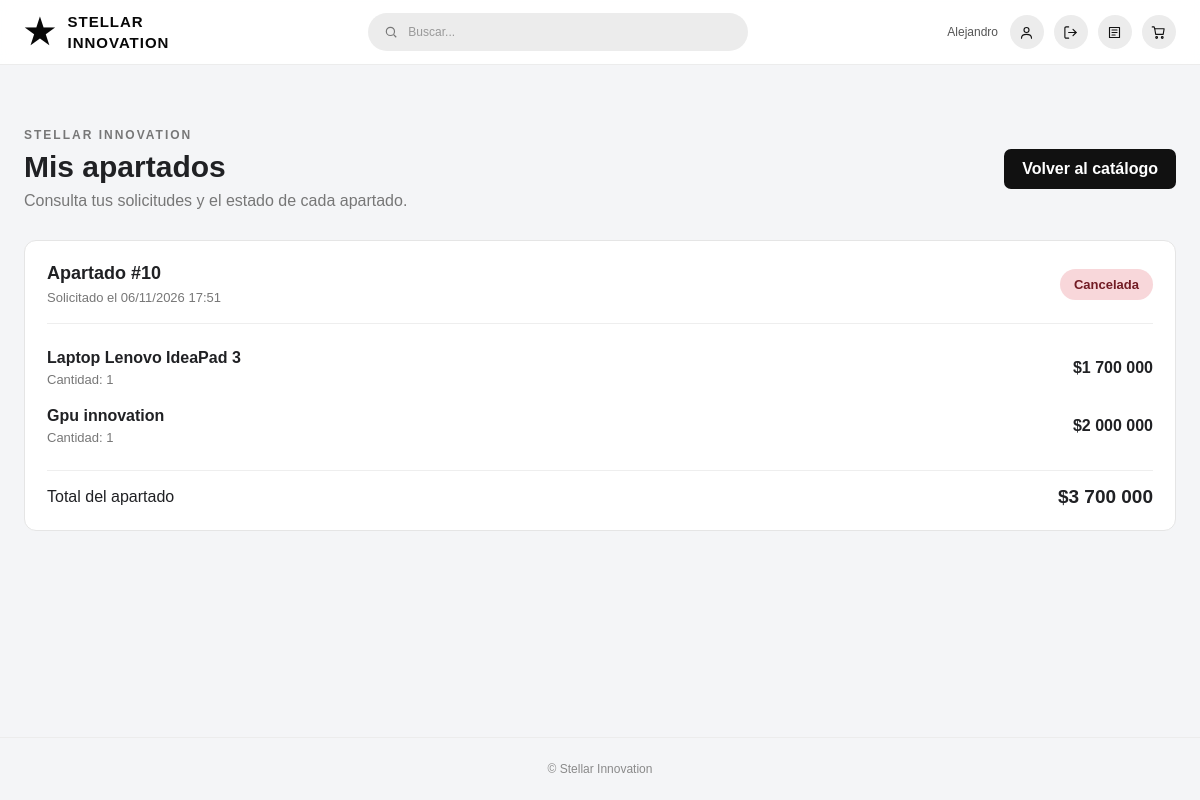
The app's page /mis-apartados/ (signed in), older data.
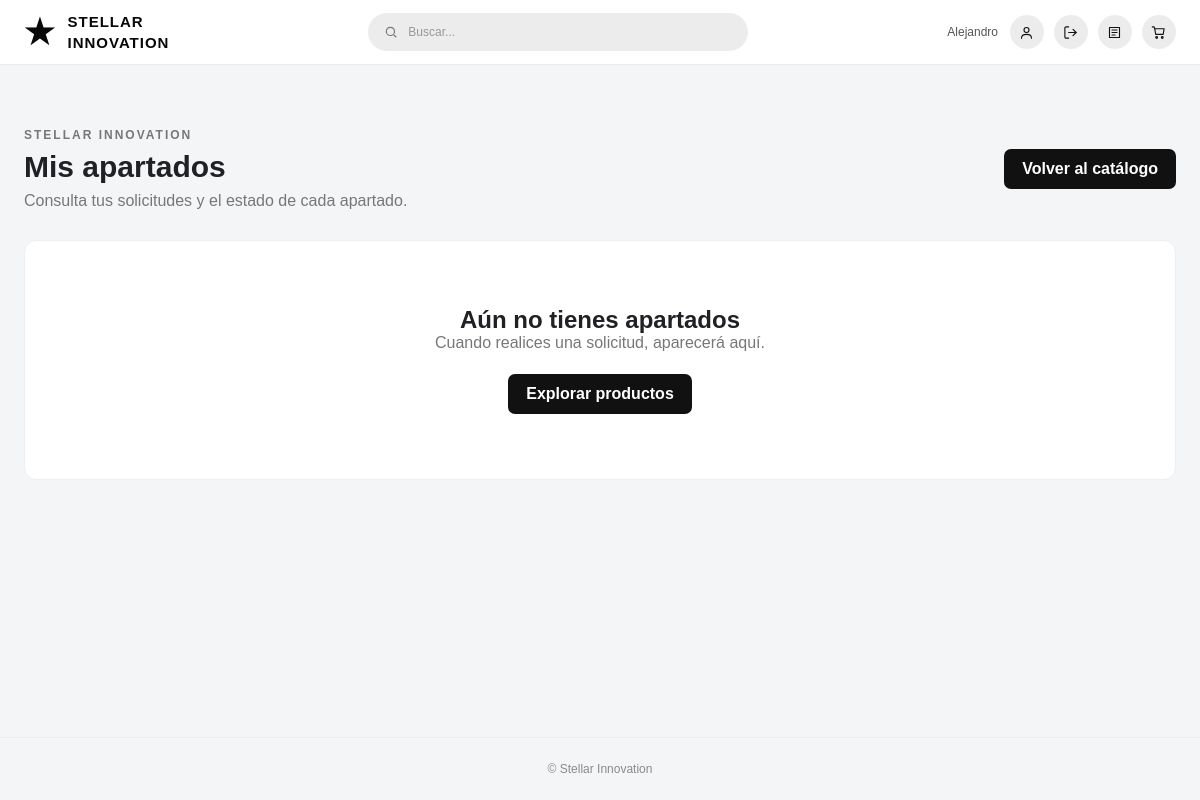
The same page, newer data.
### main/models.py (models this page shows, shortened)
class Apartado(models.Model):
    ESTADOS = (
        ('pendiente', 'Pendiente'),
        ('listo_para_entregar', 'Listo para entregar'),
        ('entregada', 'Entregada'),
        ('cancelada', 'Cancelada'),
    )
    cliente = models.ForeignKey(User, on_delete=models.CASCADE, related_name='apartados')
    fecha = models.DateTimeField(auto_now_add=True)
    fecha_listo_para_entregar = models.DateTimeField(
        null=True,
        blank=True
    )
    fecha_limite_recogida = models.DateTimeField(
        null=True,
        blank=True
    )
    estado = models.CharField(max_length=20, choices=ESTADOS, default='pendiente')
    @property
    def total(self):
        return sum(d.subtotal for d in self.detalles.all())
    class Meta:
        ordering = ['-fecha']

class DetalleApartado(models.Model):
    apartado = models.ForeignKey(Apartado, on_delete=models.CASCADE, related_name='detalles')
    producto = models.ForeignKey(Producto, on_delete=models.PROTECT)
    cantidad = models.PositiveIntegerField(validators=[MinValueValidator(1)])
    precio_unitario = models.DecimalField(max_digits=12, decimal_places=2)  # precio al apartar
    @property
    def subtotal(self):
        return self.precio_unitario * self.cantidad

class Producto(models.Model):
    nombre = models.CharField(max_length=150)
    marca = models.CharField(max_length=80, blank=True)
    descripcion = models.TextField()
    caracteristicas = models.TextField(blank=True)
    precio = models.DecimalField(max_digits=12, decimal_places=2,
                                 validators=[MinValueValidator(0)])
    stock = models.PositiveIntegerField(default=0)       # nunca negativo
    imagen = models.ImageField(upload_to='productos/', blank=True, null=True)
    categoria = models.ForeignKey(Categoria, on_delete=models.PROTECT,
                                  related_name='productos')
    activo = models.BooleanField(default=True)           # en vez de borrar
    creado = models.DateTimeField(auto_now_add=True)
    class Meta:
        verbose_name = "Producto"
        verbose_name_plural = "Productos"
        ordering = ['nombre']

### main/views.py (the view)
# urls.py: path('mis-apartados/', views.mis_apartados, name='mis_apartados'),
@login_required
def mis_apartados(request):
    cancelar_apartados_vencidos()
    perfil_usuario, _ = Usuario.objects.get_or_create(user=request.user)
    if request.user.is_superuser or perfil_usuario.rol == 'administrador':
        return redirect('panel_administrador')
    apartados = Apartado.objects.filter(
        cliente=request.user
    ).select_related(
        'cliente'
    ).prefetch_related(
        'detalles__producto'
    ).order_by('-fecha')
    return render(request, 'main/mis_apartados.html', {
        'apartados': apartados,
    })

### main/context_processors.py (called while the page is built)
def carrito(request):
    cantidad = 0
    apartados_listos = 0
    if request.user.is_authenticated:
        cantidad = ItemCarrito.objects.filter(
            carrito__cliente=request.user
        ).aggregate(total=Sum('cantidad'))['total'] or 0
        perfil_usuario = getattr(request.user, 'usuario', None)
        if perfil_usuario and perfil_usuario.rol == 'cliente':
            apartados_listos = Apartado.objects.filter(
                cliente=request.user,
                estado='listo_para_entregar'
            ).count()
    return {
        'carrito_cantidad': cantidad,
        'apartados_listos': apartados_listos,
    }

### main/views.py (called while the page is built)
def cancelar_apartados_vencidos():
    ahora = timezone.now()
    apartados_vencidos = Apartado.objects.filter(
        estado='listo_para_entregar',
        fecha_limite_recogida__lte=ahora
    )
    for apartado in apartados_vencidos:
        apartado.cancelar()

### main/templates/main/mis_apartados.html (shortened to what this page needs)
{% extends 'main/base.html' %}
{% block content %}
<section class="mis-apartados">
    <div class="apartados-encabezado">
        <div>
            <p class="apartados-eyebrow">STELLAR INNOVATION</p>
            <h1>Mis apartados</h1>
            <p>Consulta tus solicitudes y el estado de cada apartado.</p>
        </div>
        <a href="{% url 'home' %}" class="apartados-volver">
            Volver al catálogo
        </a>
    </div>
    {% if apartados %}
        <div class="apartados-lista">
            {% for apartado in apartados %}
                <article class="apartado-card">
                   <div class="apartado-card-header">
                        <div>
                            <h2>Apartado #{{ apartado.id }}</h2>
                            <div class="apartado-fechas">
                                <span>
                                    Solicitado el {{ apartado.fecha|date:"d/m/Y H:i" }}
                                </span>
                            </div>
                        </div>
                        <div class="apartado-acciones-header">
                            <span class="estado-pill {{ apartado.estado }}">
                                {{ apartado.get_estado_display }}
                            </span>
                        </div>
                    </div>
                    <div class="apartado-productos">
                        {% for detalle in apartado.detalles.all %}
                            <div class="apartado-producto">
                                <div>
                                    <strong>{{ detalle.producto.nombre }}</strong>
                                    <span>Cantidad: {{ detalle.cantidad }}</span>
                                </div>
                                <span>
                                    ${{ detalle.subtotal|floatformat:"0g" }}
                                </span>
                            </div>
                        {% endfor %}
                    </div>
                    <div class="apartado-card-footer">
                        <span>Total del apartado</span>
                        <strong>${{ apartado.total|floatformat:"0g" }}</strong>
                    </div>
                </article>
            {% endfor %}
        </div>
    {% else %}
        <div class="apartados-vacio">
            <h2>Aún no tienes apartados</h2>
            <p>Cuando realices una solicitud, aparecerá aquí.</p>
            <a href="{% url 'home' %}" class="apartados-volver">
                Explorar productos
            </a>
        </div>
    {% endif %}
</section>
{% endblock %}

Row changes from the older to the newer data that the page shows:
removed Apartado: id "10", fecha "06/11/2026 17:51", estado "Cancelada", total "3 700 000"
removed DetalleApartado: producto.nombre "Laptop Lenovo IdeaPad 3", cantidad "1", subtotal "1 700 000"
removed DetalleApartado: producto.nombre "Gpu innovation", cantidad "1", subtotal "2 000 000"
Text that changed along with them:
text now shown: "Aún no tienes apartados Cuando realices una solicitud, aparecerá aquí. Explorar productos"
